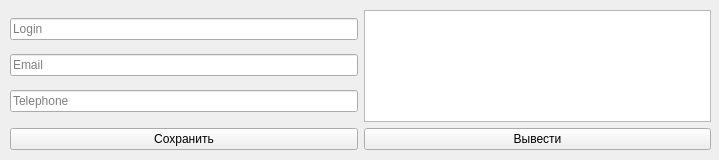
<?xml version="1.0" encoding="UTF-8"?>
<ui version="4.0">
 <class>Widget</class>
 <widget class="QWidget" name="Widget">
  <property name="geometry">
   <rect>
    <x>0</x>
    <y>0</y>
    <width>719</width>
    <height>160</height>
   </rect>
  </property>
  <property name="windowTitle">
   <string>Widget</string>
  </property>
  <widget class="QWidget" name="gridLayoutWidget">
   <property name="geometry">
    <rect>
     <x>10</x>
     <y>10</y>
     <width>701</width>
     <height>140</height>
    </rect>
   </property>
   <layout class="QGridLayout" name="gridLayout">
    <item row="1" column="0">
     <widget class="QPushButton" name="InFile">
      <property name="text">
       <string>Сохранить</string>
      </property>
     </widget>
    </item>
    <item row="1" column="1">
     <widget class="QPushButton" name="OutFile">
      <property name="text">
       <string>Вывести</string>
      </property>
     </widget>
    </item>
    <item row="0" column="0">
     <layout class="QVBoxLayout" name="verticalLayout">
      <item>
       <widget class="QLineEdit" name="Login">
        <property name="placeholderText">
         <string>Login</string>
        </property>
       </widget>
      </item>
      <item>
       <widget class="QLineEdit" name="Email">
        <property name="placeholderText">
         <string>Email</string>
        </property>
       </widget>
      </item>
      <item>
       <widget class="QLineEdit" name="Telephone">
        <property name="placeholderText">
         <string>Telephone</string>
        </property>
       </widget>
      </item>
     </layout>
    </item>
    <item row="0" column="1">
     <widget class="QTextEdit" name="textEdit"/>
    </item>
   </layout>
  </widget>
 </widget>
 <resources/>
 <connections/>
</ui>
